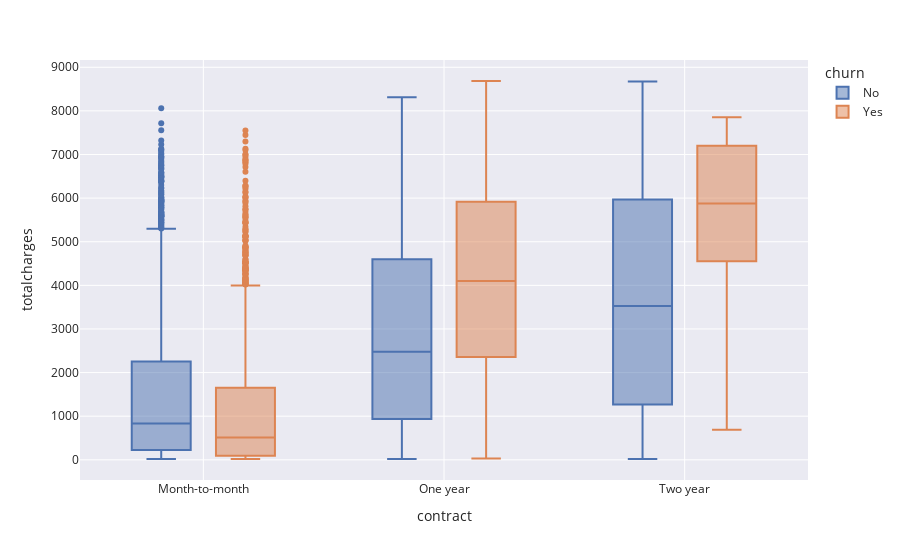

Source (notebook cell):
### Markdown cell above
**TASK: Create a boxplot showing the distribution of TotalCharges per Contract type, also add in a hue coloring based on the Churn class.**

### Code cell
fig = px.box(df, x="contract",y ="totalcharges",color="churn",
             template="seaborn")
fig.show()

### Figure 1 — Plotly figure (JSON) as saved in the notebook; plotly's stock layout.template omitted (floating-point values rounded to 4 significant figures; data arrays with more than 128 entries replaced by an {"elided": "..."} marker saying what was removed)
{"data": [{"alignmentgroup": "True", "hovertemplate": "churn=No<br>contract=%{x}<br>totalcharges=%{y}<extra></extra>", "legendgroup": "No", "marker": {"color": "rgb(76,114,176)"}, "name": "No", "notched": false, "offsetgroup": "No", "orientation": "v", "showlegend": true, "type": "box", "x": {"elided": "5163 str values"}, "x0": " ", "xaxis": "x", "y": {"elided": "5163 float values"}, "y0": " ", "yaxis": "y"}, {"alignmentgroup": "True", "hovertemplate": "churn=Yes<br>contract=%{x}<br>totalcharges=%{y}<extra></extra>", "legendgroup": "Yes", "marker": {"color": "rgb(221,132,82)"}, "name": "Yes", "notched": false, "offsetgroup": "Yes", "orientation": "v", "showlegend": true, "type": "box", "x": {"elided": "1869 str values"}, "x0": " ", "xaxis": "x", "y": {"elided": "1869 float values"}, "y0": " ", "yaxis": "y"}], "layout": {"boxmode": "group", "legend": {"title": {"text": "churn"}, "tracegroupgap": 0}, "margin": {"t": 60}, "xaxis": {"anchor": "y", "domain": [0, 1], "title": {"text": "contract"}}, "yaxis": {"anchor": "x", "domain": [0, 1], "title": {"text": "totalcharges"}}}}
